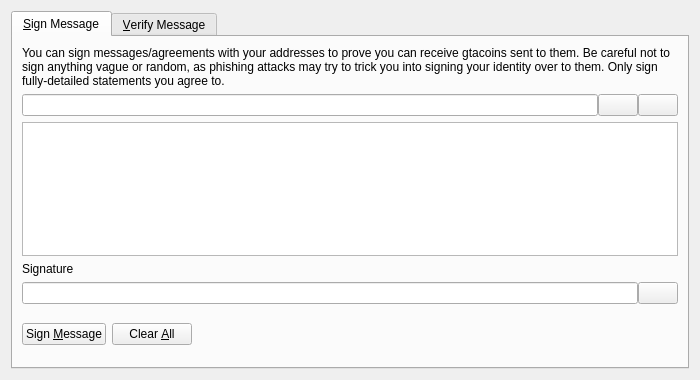
<?xml version="1.0" encoding="UTF-8"?>
<ui version="4.0">
 <class>SignVerifyMessageDialog</class>
 <widget class="QDialog" name="SignVerifyMessageDialog">
  <property name="geometry">
   <rect>
    <x>0</x>
    <y>0</y>
    <width>700</width>
    <height>380</height>
   </rect>
  </property>
  <property name="windowTitle">
   <string>Signatures - Sign / Verify a Message</string>
  </property>
  <property name="modal">
   <bool>true</bool>
  </property>
  <layout class="QVBoxLayout" name="verticalLayout">
   <item>
    <widget class="QTabWidget" name="tabWidget">
     <property name="currentIndex">
      <number>0</number>
     </property>
     <widget class="QWidget" name="tabSignMessage">
      <attribute name="title">
       <string>&amp;Sign Message</string>
      </attribute>
      <layout class="QVBoxLayout" name="verticalLayout_SM">
       <item>
        <widget class="QLabel" name="infoLabel_SM">
         <property name="text">
          <string>You can sign messages/agreements with your addresses to prove you can receive gtacoins sent to them. Be careful not to sign anything vague or random, as phishing attacks may try to trick you into signing your identity over to them. Only sign fully-detailed statements you agree to.</string>
         </property>
         <property name="textFormat">
          <enum>Qt::PlainText</enum>
         </property>
         <property name="wordWrap">
          <bool>true</bool>
         </property>
        </widget>
       </item>
       <item>
        <layout class="QHBoxLayout" name="horizontalLayout_1_SM">
         <property name="spacing">
          <number>0</number>
         </property>
         <item>
          <widget class="QValidatedLineEdit" name="addressIn_SM">
           <property name="toolTip">
            <string>The Gtacoin address to sign the message with</string>
           </property>
          </widget>
         </item>
         <item>
          <widget class="QPushButton" name="addressBookButton_SM">
           <property name="toolTip">
            <string>Choose previously used address</string>
           </property>
           <property name="text">
            <string/>
           </property>
           <property name="shortcut">
            <string>Alt+A</string>
           </property>
           <property name="autoDefault">
            <bool>false</bool>
           </property>
          </widget>
         </item>
         <item>
          <widget class="QPushButton" name="pasteButton_SM">
           <property name="toolTip">
            <string>Paste address from clipboard</string>
           </property>
           <property name="text">
            <string/>
           </property>
           <property name="shortcut">
            <string>Alt+P</string>
           </property>
           <property name="autoDefault">
            <bool>false</bool>
           </property>
          </widget>
         </item>
        </layout>
       </item>
       <item>
        <widget class="QPlainTextEdit" name="messageIn_SM">
         <property name="toolTip">
          <string>Enter the message you want to sign here</string>
         </property>
        </widget>
       </item>
       <item>
        <widget class="QLabel" name="signatureLabel_SM">
         <property name="text">
          <string>Signature</string>
         </property>
         <property name="textFormat">
          <enum>Qt::PlainText</enum>
         </property>
        </widget>
       </item>
       <item>
        <layout class="QHBoxLayout" name="horizontalLayout_2_SM">
         <property name="spacing">
          <number>0</number>
         </property>
         <item>
          <widget class="QLineEdit" name="signatureOut_SM">
           <property name="font">
            <font>
             <italic>true</italic>
            </font>
           </property>
           <property name="readOnly">
            <bool>true</bool>
           </property>
          </widget>
         </item>
         <item>
          <widget class="QPushButton" name="copySignatureButton_SM">
           <property name="toolTip">
            <string>Copy the current signature to the system clipboard</string>
           </property>
           <property name="text">
            <string/>
           </property>
           <property name="autoDefault">
            <bool>false</bool>
           </property>
          </widget>
         </item>
        </layout>
       </item>
       <item>
        <layout class="QHBoxLayout" name="horizontalLayout_3_SM">
         <item>
          <widget class="QPushButton" name="signMessageButton_SM">
           <property name="toolTip">
            <string>Sign the message to prove you own this Gtacoin address</string>
           </property>
           <property name="text">
            <string>Sign &amp;Message</string>
           </property>
           <property name="autoDefault">
            <bool>false</bool>
           </property>
          </widget>
         </item>
         <item>
          <widget class="QPushButton" name="clearButton_SM">
           <property name="toolTip">
            <string>Reset all sign message fields</string>
           </property>
           <property name="text">
            <string>Clear &amp;All</string>
           </property>
           <property name="autoDefault">
            <bool>false</bool>
           </property>
          </widget>
         </item>
         <item>
          <spacer name="horizontalSpacer_1_SM">
           <property name="orientation">
            <enum>Qt::Horizontal</enum>
           </property>
           <property name="sizeHint" stdset="0">
            <size>
             <width>40</width>
             <height>48</height>
            </size>
           </property>
          </spacer>
         </item>
         <item>
          <widget class="QLabel" name="statusLabel_SM">
           <property name="font">
            <font>
             <weight>75</weight>
             <bold>true</bold>
            </font>
           </property>
           <property name="text">
            <string/>
           </property>
           <property name="wordWrap">
            <bool>true</bool>
           </property>
          </widget>
         </item>
         <item>
          <spacer name="horizontalSpacer_2_SM">
           <property name="orientation">
            <enum>Qt::Horizontal</enum>
           </property>
           <property name="sizeHint" stdset="0">
            <size>
             <width>40</width>
             <height>48</height>
            </size>
           </property>
          </spacer>
         </item>
        </layout>
       </item>
      </layout>
     </widget>
     <widget class="QWidget" name="tabVerifyMessage">
      <attribute name="title">
       <string>&amp;Verify Message</string>
      </attribute>
      <layout class="QVBoxLayout" name="verticalLayout_VM">
       <item>
        <widget class="QLabel" name="infoLabel_VM">
         <property name="text">
          <string>Enter the receiver's address, message (ensure you copy line breaks, spaces, tabs, etc. exactly) and signature below to verify the message. Be careful not to read more into the signature than what is in the signed message itself, to avoid being tricked by a man-in-the-middle attack. Note that this only proves the signing party receives with the address, it cannot prove sendership of any transaction!</string>
         </property>
         <property name="textFormat">
          <enum>Qt::PlainText</enum>
         </property>
         <property name="alignment">
          <set>Qt::AlignLeading|Qt::AlignLeft|Qt::AlignTop</set>
         </property>
         <property name="wordWrap">
          <bool>true</bool>
         </property>
        </widget>
       </item>
       <item>
        <layout class="QHBoxLayout" name="horizontalLayout_1_VM">
         <property name="spacing">
          <number>0</number>
         </property>
         <item>
          <widget class="QValidatedLineEdit" name="addressIn_VM">
           <property name="toolTip">
            <string>The Gtacoin address the message was signed with</string>
           </property>
          </widget>
         </item>
         <item>
          <widget class="QPushButton" name="addressBookButton_VM">
           <property name="toolTip">
            <string>Choose previously used address</string>
           </property>
           <property name="text">
            <string/>
           </property>
           <property name="shortcut">
            <string>Alt+A</string>
           </property>
           <property name="autoDefault">
            <bool>false</bool>
           </property>
          </widget>
         </item>
        </layout>
       </item>
       <item>
        <widget class="QPlainTextEdit" name="messageIn_VM"/>
       </item>
       <item>
        <widget class="QValidatedLineEdit" name="signatureIn_VM"/>
       </item>
       <item>
        <layout class="QHBoxLayout" name="horizontalLayout_2_VM">
         <item>
          <widget class="QPushButton" name="verifyMessageButton_VM">
           <property name="toolTip">
            <string>Verify the message to ensure it was signed with the specified Gtacoin address</string>
           </property>
           <property name="text">
            <string>Verify &amp;Message</string>
           </property>
           <property name="autoDefault">
            <bool>false</bool>
           </property>
          </widget>
         </item>
         <item>
          <widget class="QPushButton" name="clearButton_VM">
           <property name="toolTip">
            <string>Reset all verify message fields</string>
           </property>
           <property name="text">
            <string>Clear &amp;All</string>
           </property>
           <property name="autoDefault">
            <bool>false</bool>
           </property>
          </widget>
         </item>
         <item>
          <spacer name="horizontalSpacer_1_VM">
           <property name="orientation">
            <enum>Qt::Horizontal</enum>
           </property>
           <property name="sizeHint" stdset="0">
            <size>
             <width>40</width>
             <height>48</height>
            </size>
           </property>
          </spacer>
         </item>
         <item>
          <widget class="QLabel" name="statusLabel_VM">
           <property name="font">
            <font>
             <weight>75</weight>
             <bold>true</bold>
            </font>
           </property>
           <property name="text">
            <string/>
           </property>
           <property name="wordWrap">
            <bool>true</bool>
           </property>
          </widget>
         </item>
         <item>
          <spacer name="horizontalSpacer_2_VM">
           <property name="orientation">
            <enum>Qt::Horizontal</enum>
           </property>
           <property name="sizeHint" stdset="0">
            <size>
             <width>40</width>
             <height>48</height>
            </size>
           </property>
          </spacer>
         </item>
        </layout>
       </item>
      </layout>
     </widget>
    </widget>
   </item>
  </layout>
 </widget>
 <customwidgets>
  <customwidget>
   <class>QValidatedLineEdit</class>
   <extends>QLineEdit</extends>
   <header>qvalidatedlineedit.h</header>
  </customwidget>
 </customwidgets>
 <resources>
  <include location="../gtacoin.qrc"/>
 </resources>
 <connections/>
</ui>
